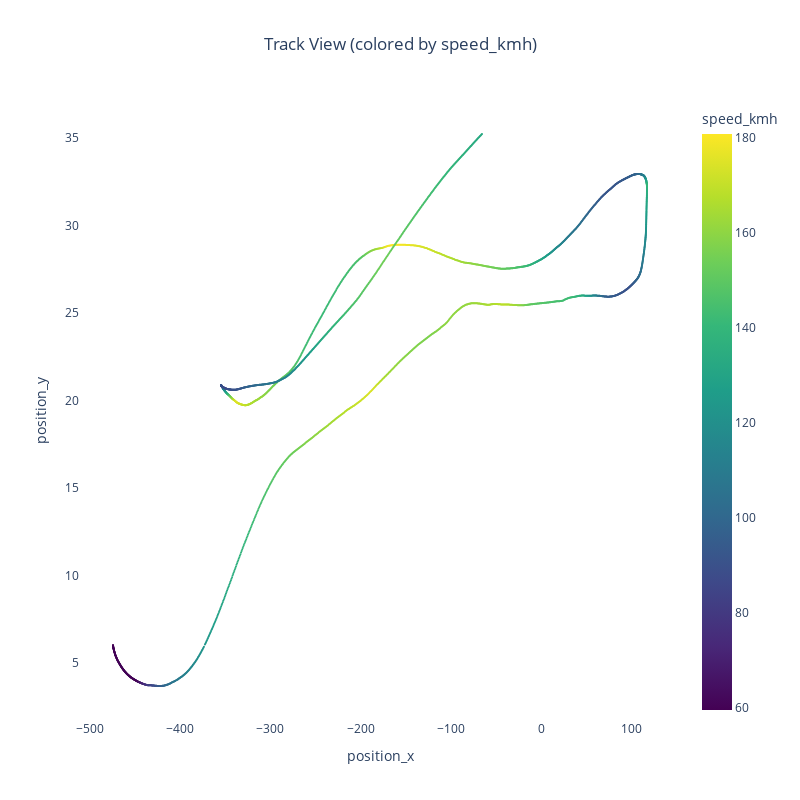

The notebook cell saved with this chart:
### Code cell
plot_track(df)

### Figure 1 — Plotly figure (JSON) as saved in the notebook; plotly's stock layout.template omitted (floating-point values rounded to 4 significant figures; data arrays with more than 128 entries replaced by an {"elided": "..."} marker saying what was removed)
{"data": [{"customdata": {"elided": "2850x1 int values"}, "hovertemplate": "position_x=%{x}<br>position_y=%{y}<br>time_of_day_progression=%{customdata[0]}<br>speed_kmh=%{marker.color}<extra></extra>", "legendgroup": "", "marker": {"color": {"elided": "2850 float values"}, "coloraxis": "coloraxis", "size": 2, "symbol": "circle"}, "mode": "markers", "name": "", "orientation": "v", "showlegend": false, "type": "scatter", "x": {"elided": "2850 float values"}, "xaxis": "x", "y": {"elided": "2850 float values"}, "yaxis": "y"}], "layout": {"coloraxis": {"colorbar": {"title": {"text": "speed_kmh"}}, "colorscale": [[0, "#440154"], [0.1111, "#482878"], [0.2222, "#3e4989"], [0.3333, "#31688e"], [0.4444, "#26828e"], [0.5556, "#1f9e89"], [0.6667, "#35b779"], [0.7778, "#6ece58"], [0.8889, "#b5de2b"], [1, "#fde725"]]}, "height": 800, "legend": {"tracegroupgap": 0}, "plot_bgcolor": "white", "title": {"text": "Track View (colored by speed_kmh)", "x": 0.5}, "width": 800, "xaxis": {"anchor": "y", "domain": [0, 1], "title": {"text": "position_x"}}, "yaxis": {"anchor": "x", "domain": [0, 1], "title": {"text": "position_y"}}}}
